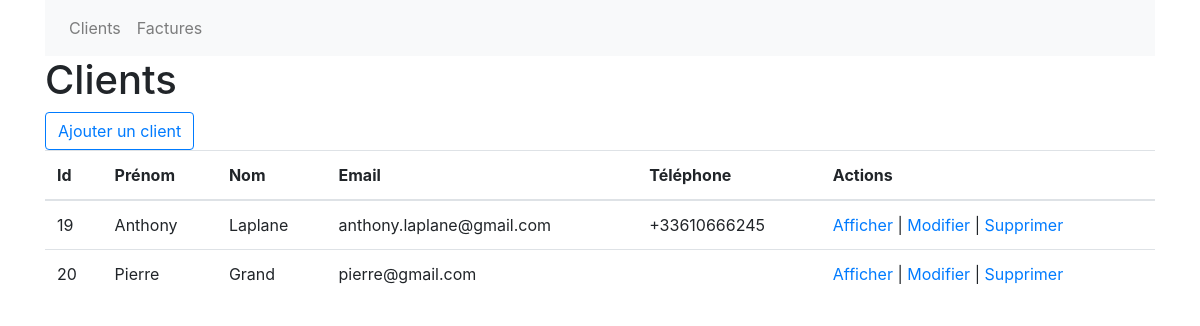
Before: /index.php?controller=client&action=list with the older database file.
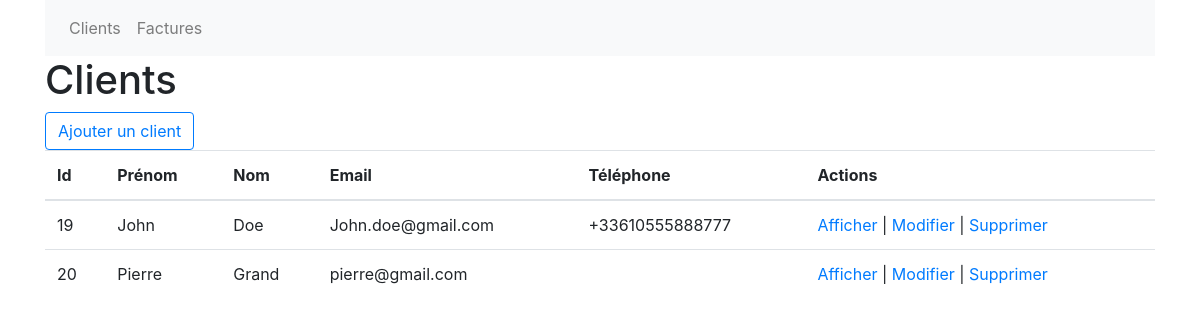
After: the same page with the newer database file.
### tables this page shows
CREATE TABLE `client` (
  `id` int(11) NOT NULL,
  `first_name` varchar(255) NOT NULL,
  `last_name` varchar(255) NOT NULL,
  `email` varchar(255) NOT NULL,
  `phone` varchar(255) DEFAULT NULL,
  `created_at` datetime NOT NULL
);

### index.php (called while the page is built, shortened)
<?php
    $controller = new Controller(_ROOTPATH_);
    $controller->init();
?>

### App/Repository/Repository.php (called while the page is built, shortened)
<?php
abstract class Repository
{
    protected string $table;
    public function findAll() {
        $mysql = Mysql::getInstance();
        $pdo = $mysql->getPDO();
        $PDOStatement = $pdo->prepare('SELECT * FROM '.$this->table);
        $PDOStatement->execute();
        $res = $PDOStatement->fetchAll($pdo::FETCH_ASSOC);
        if ($res) {
            $entities = [];
            foreach ($res as $row) {
                $entity = new $this->entityClass();
                foreach($row as $key=>$value) {
                    if ($key == 'created_at') {
                        $value = new \DateTime($value);
                    }
                    $entity->{'set'.StringTools::toPascalCase($key)}($value);
                }
                $entities[] = $entity;
            }
            return $entities;
        } else {
            return false;
        }
    }
}

### App/Tools/StringTools.php (called while the page is built, shortened)
<?php
class StringTools
{
    public static function toCamelCase($value, $pascalCase = false){
        $value = ucwords(str_replace(array('-', '_'), ' ', $value));
        $value = str_replace(' ', '', $value);
        if ($pascalCase === false) {
            return lcfirst($value);
        } else {
            return $value;
        }
    }
    public static function toPascalCase($value){
        return self::toCamelCase($value, true);
    }
}

### App/Entity/Client.php (called while the page is built, shortened)
<?php
class Client extends Entity
{
    protected ?int $id = null;
    protected String $first_name = '';
    protected String $last_name = '';
    protected String $email = '';
    protected ?String $phone = '';
    public function getId(): int
    {
        return $this->id;
    }
    public function setId(int $id): void
    {
        $this->id = $id;
    }
    public function getFirstName(): String
    {
        return $this->first_name;
    }
    public function setFirstName(String $first_name): void
    {
        $this->first_name = $first_name;
    }
    public function getLastName(): String
    {
        return $this->last_name;
    }
    public function setLastName(String $last_name): void
    {
        $this->last_name = $last_name;
    }
    public function getEmail(): String
    {
        return $this->email;
    }
    public function setEmail(String $email): void
    {
        $this->email = $email;
    }
    public function getPhone(): ?String
    {
        return $this->phone;
    }
    public function setPhone(?String $phone): void
    {
        $this->phone = $phone;
    }
}

### templates/client/list.php (the view)
<?php
    require_once _ROOTPATH_.'\templates\header.php'
?>
<h1>Clients</h1>
    <div class="row">
        <div class="col-12">
            <a href="index.php?controller=client&action=new" class="btn btn-outline-primary">Ajouter un client</a>
        </div>
    </div>
<?php if ($clients) { ?>
    <table class="table">
        <thead>
            <th>Id</th>
            <th>Prénom</th>
            <th>Nom</th>
            <th>Email</th>
            <th>Téléphone</th>
            <th>Actions</th>
        </thead>
        <tbody>
        <?php foreach ($clients as $client) { ?>
            <tr>
                <td><?=$client->getId(); ?></td>
                <td><?=htmlentities($client->getFirstName()); ?></td>
                <td><?=htmlentities($client->getLastName()); ?></td>
                <td><?=htmlentities($client->getEmail()); ?></td>
                <td><?=htmlentities($client->getPhone()); ?></td>
                <td><a href="index.php?controller=client&action=show&id=<?=$client->getId(); ?>">Afficher</a>
                    | <a href="index.php?controller=client&action=edit&id=<?=$client->getId(); ?>">Modifier</a>
                    | <a href="index.php?controller=client&action=delete&id=<?=$client->getId(); ?>">Supprimer</a></td>
            </tr>
        <?php } ?>
        </tbody>
    </table>
<?php } elseif ($clients === false) { ?>
    <p>Aucun client</p>
<?php } ?>
<?php
    require_once _ROOTPATH_.'\templates\footer.php'
?>

### App/Controller/Controller.php (shortened to what this page needs)
<?php
class Controller
{
    protected string $rootPath;
    public function __construct($rootPath)
    {
        $this->rootPath = $rootPath;
    }
    public function init()
    {
        try {
            if (isset($_GET['controller'])) {
                if ($_GET['controller'] === 'client') {
                    $clientController = new ClientController($this->rootPath);
                    $clientController->init();
                } elseif ($_GET['controller'] === 'invoice') {
                    $clientController = new InvoiceController($this->rootPath);
                    $clientController->init();
                } else {
                    throw new \Exception("Le controleur n'existe pas");
                }
            } else {
                $homeController = new HomeController($this->rootPath);
                $homeController->init();
            }
        } catch (\Exception $e) {
            $this->render('templates/error', [
                'message' => $e->getMessage()
            ]);
            return;
        }
    }
    protected function render(string $path, array $params = []):void
    {
        $filePath = $this->rootPath.'/'.$path.'.php';
        try {
            if (!file_exists($filePath))
                throw new \Exception ('Fichier non trouvé : '.$filePath);
            else {
                extract($params);
                require($filePath);
            }
        } catch (\Exception $e) {
            echo $e->getMessage();
        }
    }
}

### App/Controller/ClientController.php (shortened to what this page needs)
<?php
class ClientController extends Controller
{
    public function init()
    {
        try {
            if (isset($_GET['action'])) {
                if ($_GET['action'] === 'show') {
                    $this->show();
                } elseif($_GET['action'] === 'list') {
                    $this->list();
                } elseif($_GET['action'] === 'new') {
                    $this->new();
                } elseif($_GET['action'] === 'edit') {
                    $this->edit();
                } elseif($_GET['action'] === 'delete') {
                    $this->delete();
                } else {
                    throw new \Exception("L'action n'existe pas");
                }
            } else {
                throw new \Exception("Aucune action en paramètre");
            }
        }
        catch (\Exception $e) {
            $this->render('templates/error', [
                'message' => $e->getMessage()
            ]);
        }
    }
    public function list():void
    {
        $clientRepository = new ClientRepository();
        $clients = $clientRepository->findAll();
        $this->render('templates/client/list', [
            'clients' => $clients
        ]);
    }
}

### templates/header.php (shortened to what this page needs)
<!doctype html>
<html lang="fr">
    <head>
        <link rel="stylesheet" href="https://cdn.jsdelivr.net/npm/bootstrap@4.0.0/dist/css/bootstrap.min.css">
    </head>
    <body>
    <div class="container">
    <header>
        <nav class="navbar navbar-expand-lg navbar-light bg-light">
            <div class="collapse navbar-collapse" id="navbarSupportedContent">
                <ul class="navbar-nav mr-auto">
                    <li class="nav-item">
                        <a class="nav-link" href="index.php?controller=client&action=list">Clients</a>
                    </li>
                    <li class="nav-item">
                        <a class="nav-link" href="index.php?controller=invoice&action=list">Factures</a>
                    </li>
                </ul>
            </div>
        </nav>
    </header>

### templates/footer.php
    </div>
    </body>
</html>

Changed rows visible on the page:
changed client id 19: first_name "Anthony" → "John"; last_name "Laplane" → "Doe"; email "anthony.laplane@gmail.com" → "John.doe@gmail.com"; phone "+33610666245" → "+33610555888777"
